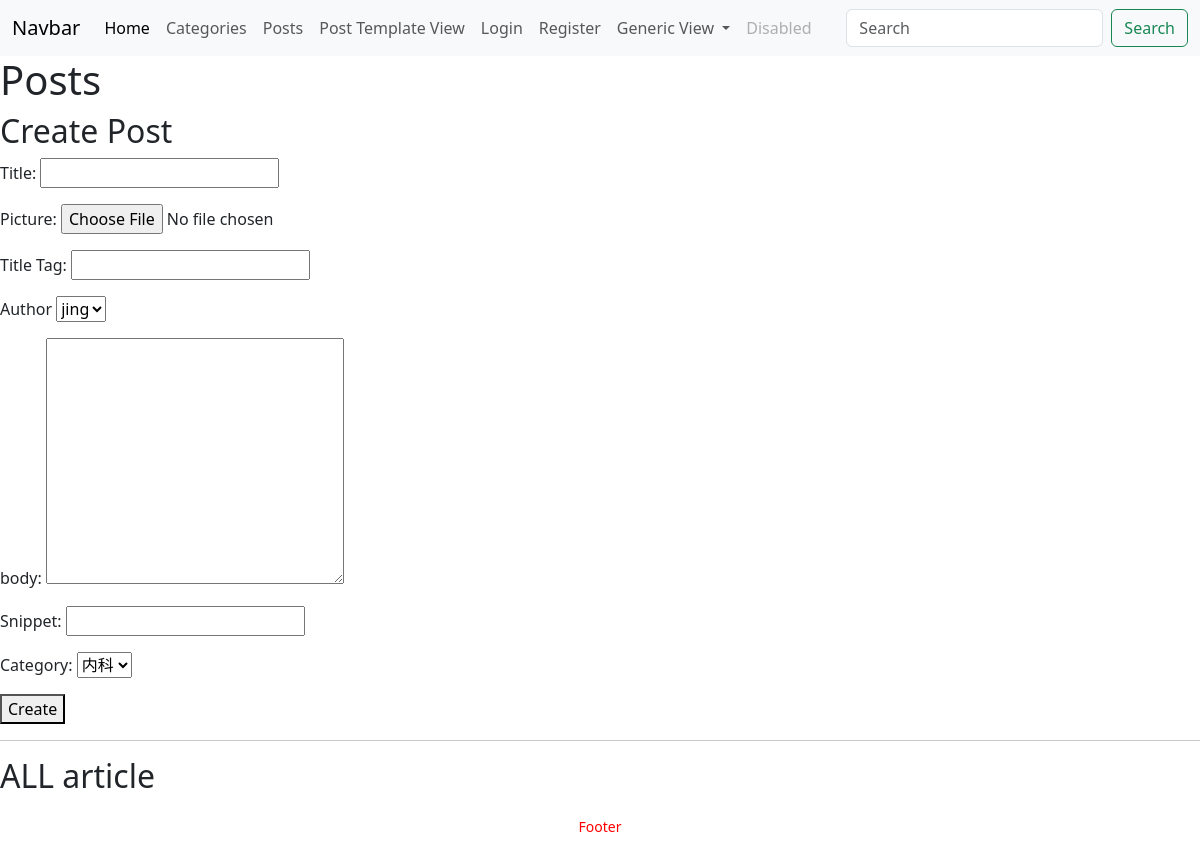
The app's page /posts/, older data.
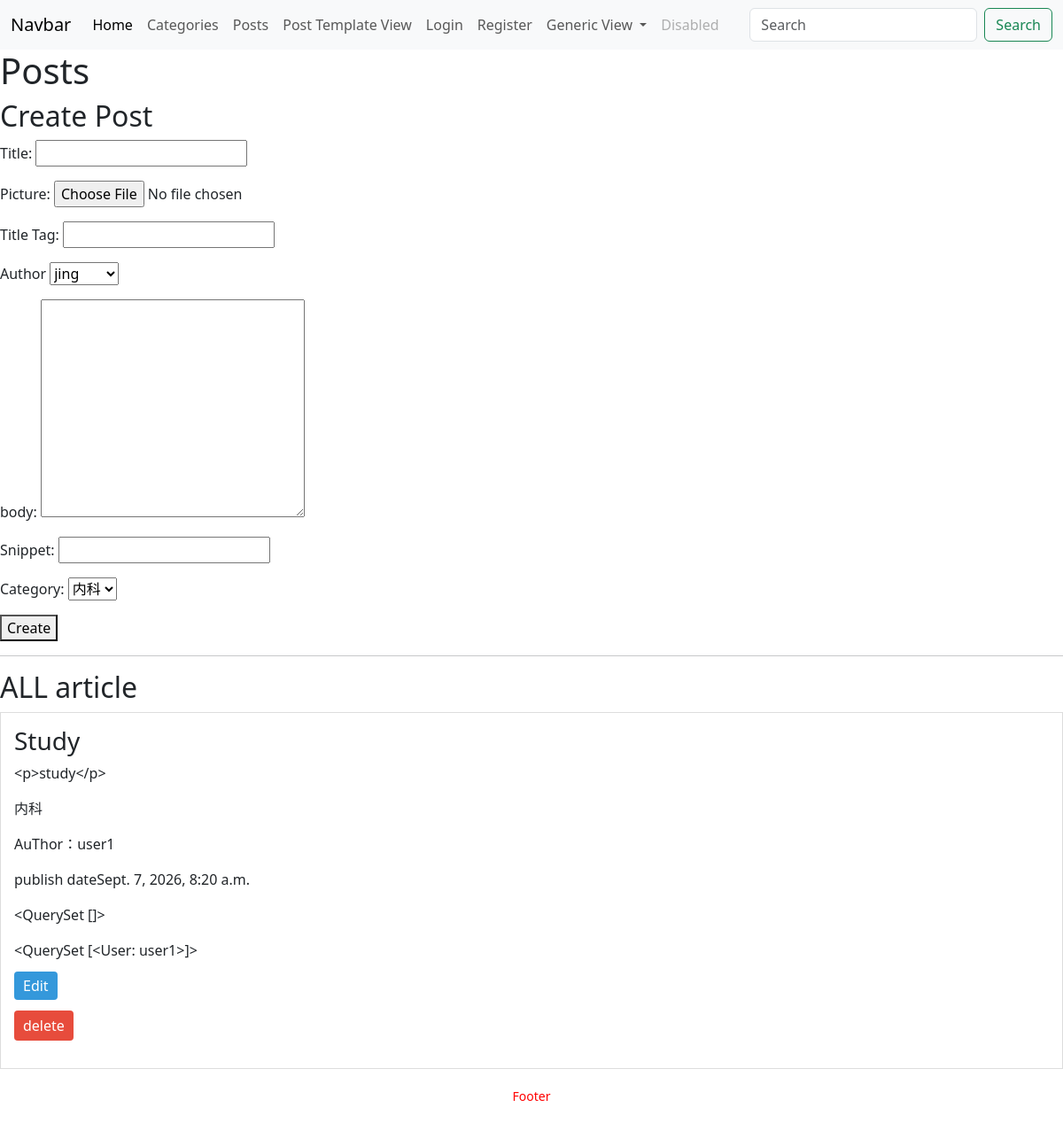
The same page, newer data.
### blog/models.py (models this page shows, shortened)
class Post(models.Model):
    title = models.CharField(max_length=200)
    header_image = models.ImageField(upload_to='images/', blank=True, null=True)
    title_tag = models.CharField(max_length=200)
    author = models.ForeignKey(User, on_delete=models.CASCADE)
    body = RichTextField()
    post_date = models.DateTimeField(auto_now_add=True)
    snippet = models.CharField(max_length=100)
    category = models.ForeignKey(Category, on_delete=models.CASCADE)
    likes = models.ManyToManyField(User, related_name='likes', blank=True)

class Category(models.Model):
    name = models.CharField(max_length=100)

### blog/views.py (the view)
# urls.py: path("posts/", posts, name="posts"),
def posts(request):
    posts = Post.objects.all()  # 从数据库查出所有文章 # post.objects.all() = SELECT * FROM post
    users = User.objects.all()  # 从数据库查出所有用户 # User.objects.all() = SELECT * FROM user
    categories = Category.objects.all()  # 从数据库查出所有分类 # Category.objects.all() = SELECT * FROM category
    return render(request,
                  'blog/posts.html',  # 渲染posts.html页面
                  {
                      'posts': posts,
                      'users': users,
                      'categories': categories
                  })

### templates/blog/posts.html (shortened to what this page needs)
{% extends 'blog/Base.html' %}
{% block content %}
    <h1>Posts</h1>
    <h2>Create Post</h2>
    <form action="{% url 'post_create' %}"
          method="post"
          enctype="multipart/form-data">
        <p> Title: <input type="text" name="title"></p>
        <p> Picture: <input type="file" name="header_image"></p>
        <p> Title Tag: <input type="text" name="title_tag"></p>
        <p>Author
           <select name="author">
               {% for user in users %}
               <option value="{{ user.id }}">
               {{ user.username }}
               </option>
               {% endfor %}
           </select>
        </p>
    <p>body: <textarea name="body" rows="10" cols="30">
    </textarea></p>
    <p>Snippet: <input type="text" name="snippet"></p>
    <p>Category: <select name="category">
        {% for category in categories %}
          <option value="{{ category.id }}">
               {{ category.name }}
               </option>
               {% endfor %}
           </select>
        </p>
        <button type="submit">Create</button>
    </form>
    <hr>
<h2>ALL article</h2>
    {% for post in posts %}
         <div style="border: 1px solid #ddd; padding: 15px; margin-bottom: 20px;">
         <h3>{{ post.title }}</h3>
         <p>{{ post.body }}</p>
        <p>{{ post.category.name }}</p>
        <p>AuThor：{{ post.author.username }}</p>
        <p>publish date{{ post.post_date }}</p>
        <p>{{ post.comment_set.all }}</p>
        <p>{{ post.likes.all }}</p>
        <p>
            <a href="{% url 'post_update' post.id %}"
               style="background: #3498db; color: white; padding: 5px 10px;
                      text-decoration: none; border-radius: 4px;">
                Edit
            </a>
            <form action="{% url 'post_delete' %}"
                  method="post"
                  style="display: inline;">
                <button type="submit"
                        style="background: #e74c3c; color: white; padding: 5px 10px;
                               border: none; border-radius: 4px; cursor: pointer;">
                    delete
                </button>
            </form>
        </p>
    </div>
    {% endfor %}
{% endblock %}

Row changes from the older to the newer data that the page shows:
added Post: title "Study", body "<p>study</p>", category.name "内科", author.username "user1", post_date "Sept. 7, 2026, 8:20 a.m.", comment_set.all "<QuerySet []>", likes.all "<QuerySet [<User: user1>]>"
